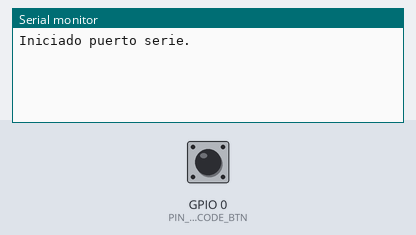
Simulated run of this sketch. Board: ESP32. Parts: the last lines printed to the serial monitor. The test bench sets the inputs (shaded band); at power-on: GPIO 0 (PIN_ENCODE_BTN) HIGH.

Above: at 1.2 s.
1.3 s: GPIO 0 (PIN_ENCODE_BTN) pulled LOW for 0.15 s
At 3.1 s:
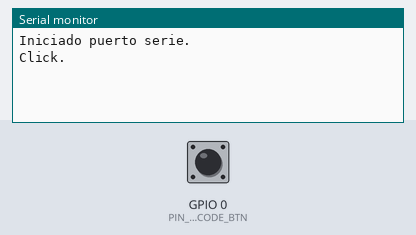
3.4 s: GPIO 0 (PIN_ENCODE_BTN) pulled LOW for 1 s
At 5.6 s:
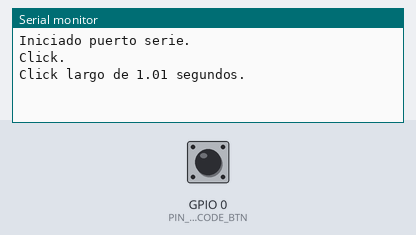
5.9 s: GPIO 0 (PIN_ENCODE_BTN) pulled LOW for 1 s
At 7.5 s:
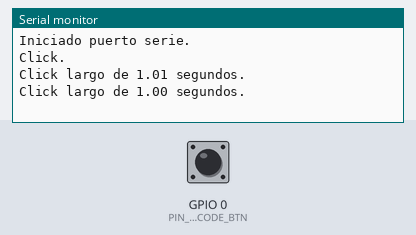
8.4 s: GPIO 0 (PIN_ENCODE_BTN) pulsed LOW 2 times (0.12 s each, 0.3 s apart)
At 10.1 s:
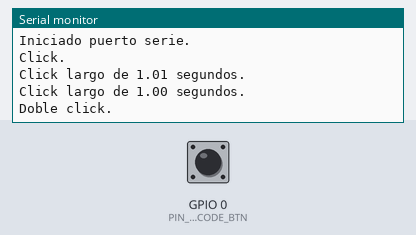

The sketch:

T-Embed-Ej3.ino
```cpp
/*************************************************************************************************************
 *                                                                                                           *
 * Título: Ejemplo_3 - BOTON.                                                                                *
 * Autor: Santiago Díaz Romero.                                                                              *
 * Objetivo: Aprender el uso básico del botón integrado en el dispositivo y uso básico de la libreria        *
 *           asociada.                                                                                       *
 *                                                                                                           *
 *************************************************************************************************************/

// Se importa la librería One Button que permite controlar el boton de forma sencilla.
#include <OneButton.h>

// Se define el pin asociado al botón.
#define PIN_ENCODE_BTN        0

OneButton button(PIN_ENCODE_BTN, true);   // Se crea una variable button que es un objeto de tipo OneButton.

void setup() {
  Serial.begin(115200);                   // Se abre el puerto serie para depurar el código.
  Serial.printf("Iniciado puerto serie.\n");
  button.attachClick(unClick);            // Cuando se produzca un click llamará a la función unClick.
  button.attachDoubleClick(dosClick);     // Cuando se produzca un doble click llamará a la función dosClick.
  button.attachLongPressStop(clickLargo); // Cuando se suelte despues de un click largo llamará a la función clickLargo.
}

void loop() {
  button.tick();  // Comprueba el estado del botón.
  delay(10);
}

void unClick(){
  Serial.printf("Click.\n");
}

void dosClick(){
  Serial.printf("Doble click.\n");
}

void clickLargo(){
  // Indica durante cuanto tiempo se ha tenido pulsado el botón antes de soltarlo.
  Serial.printf("Click largo de %3.2f segundos.\n", button.getPressedMs()/1000.0);
}
```

Measured:
- after the input at 1.3 s, the serial monitor: prints a new line after 0.61 s (image 1)
- after the input at 3.4 s, the serial monitor: prints a new line after 1.1 s (image 2)
- after the input at 5.9 s, the serial monitor: prints a new line after 1.1 s (image 3)
- after the input at 8.4 s, the serial monitor: prints a new line after 0.49 s (image 4)
